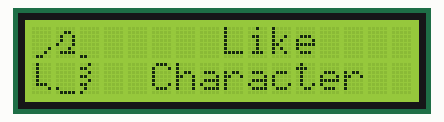
Recording of a sketch running on a simulated Arduino Uno, built with avr-gcc and run on an emulated ATmega328P. On the bench: 16×2 character LCD.

Above: at 0.1 s.
At 5.1 s:
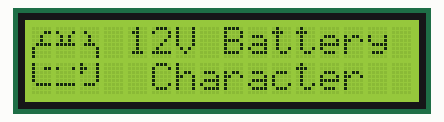
At 10.1 s:
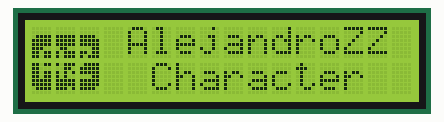

The sketch:

3x2_icons.ino
```cpp
// include the library code:
#include <LiquidCrystal.h>

// initialize the library by associating any needed LCD interface pin
// with the arduino pin number it is connected to
const int rs = 12, en = 11, d4 = 5, d5 = 4, d6 = 3, d7 = 2;
LiquidCrystal lcd(rs, en, d4, d5, d6, d7);

// Delay time when showing the icons
#define time_ms 5000

// Code map for the like icon
uint8_t hand[6][8] = {
  {0x0, 0x0, 0x0, 0x0, 0x0, 0x1, 0x2, 0xC},
  {0x0, 0x6, 0x9, 0x9, 0x11, 0x2, 0xF, 0x0},
  {0x0, 0x0, 0x0, 0x0, 0x0, 0x0, 0x0, 0x18},
  {0x8, 0x8, 0x8, 0x8, 0x8, 0xE, 0x1, 0x0},
  {0x0, 0x0, 0x0, 0x0, 0x0, 0x0, 0x10, 0xF},
  {0x4, 0x18, 0x4, 0x18, 0x4, 0x18, 0x8, 0x10},
};

// Code map for the battery icon
uint8_t bat[6][8] = {
  {0x0, 0x3, 0x4, 0x4, 0xF, 0x10, 0x10, 0x10},
  {0x0, 0x11, 0xA, 0xA, 0x1F, 0x0, 0x0, 0x0},
  {0x0, 0x8, 0x4, 0x4, 0xE, 0x1, 0x1, 0x1},
  {0x10, 0x13, 0x10, 0x10, 0x10, 0xF, 0x0, 0x0},
  {0x0, 0x11, 0x0, 0x0, 0x0, 0x1F, 0x0, 0x0},
  {0x11, 0x19, 0x11, 0x1, 0x1, 0xE, 0x0, 0x0},
};

// Code map for the AZ icon
uint8_t AZ_icon[6][8] = {
  {0x0, 0x0, 0xF, 0x1F, 0x1F, 0x1C, 0x1B, 0x1B},
  {0x0, 0x0, 0x1F, 0x1F, 0x1F, 0xC, 0x17, 0x17},
  {0x0, 0x0, 0x1E, 0x1F, 0x1F, 0x3, 0x1B, 0x17},
  {0x1B, 0x18, 0x1B, 0x1B, 0x1F, 0x1F, 0xF, 0x0},
  {0x17, 0x6, 0x15, 0x14, 0x1F, 0x1F, 0x1D, 0x0},
  {0xF, 0x1F, 0x1F, 0x3, 0x1F, 0x1F, 0x1E, 0x0},
};

void setup() {
  // initialize LCD and set up the number of columns and rows:
  lcd.begin(16, 2);

  //+---------------------------------------------------------------+
  //|                                                               |
  //|                         LIKE CHARACTER                        |
  //|                                                               |
  //+---------------------------------------------------------------+

  // Create hand custom character map (8 characters max)
  for (int i = 0; i < sizeof(hand) / 8; i++) {
    lcd.createChar(i, hand[i]);
  }

  // Display Icon
  printIcon();
  lcd.setCursor(4, 0);
  lcd.print("    Like    ");
  lcd.setCursor(4, 1);
  lcd.print(" Character  ");

  delay(time_ms);

  //+---------------------------------------------------------------+
  //|                                                               |
  //|                     12V BATTERY CHARACTER                     |
  //|                                                               |
  //+---------------------------------------------------------------+

  // Create hand custom character map (8 characters max)
  for (int i = 0; i < sizeof(bat) / 8; i++) {
    lcd.createChar(i, bat[i]);
  }

  // Display Icon
  printIcon();
  lcd.setCursor(4, 0);
  lcd.print("12V Battery ");
  lcd.setCursor(4, 1);
  lcd.print(" Character  ");

  delay(time_ms);

  //+---------------------------------------------------------------+
  //|                                                               |
  //|                        AZ LOGO CHARACTER                      |
  //|                                                               |
  //+---------------------------------------------------------------+

  // Create hand custom character map (max 8 characters)
  for (int i = 0; i < sizeof(AZ_icon) / 8; i++) {
    lcd.createChar(i, AZ_icon[i]);
  }

  // Display Icon
  printIcon();
  lcd.setCursor(4, 0);
  lcd.print("AlejandroZZ ");
  lcd.setCursor(4, 1);
  lcd.print(" Character  ");

}

void loop() {
}

// Display the 6 characters to create the icon
void printIcon(){

  // set the cursor to the top left
  lcd.setCursor(0, 0);

  lcd.write(byte(0));
  lcd.write(byte(1));
  lcd.write(byte(2));

  lcd.setCursor(0,1);

  lcd.write(byte(3));
  lcd.write(byte(4));
  lcd.write(byte(5));
}
```

Measured:
- what the display in image 1 shows lasts 5.0 s, from 5.1 s to 10.1 s
